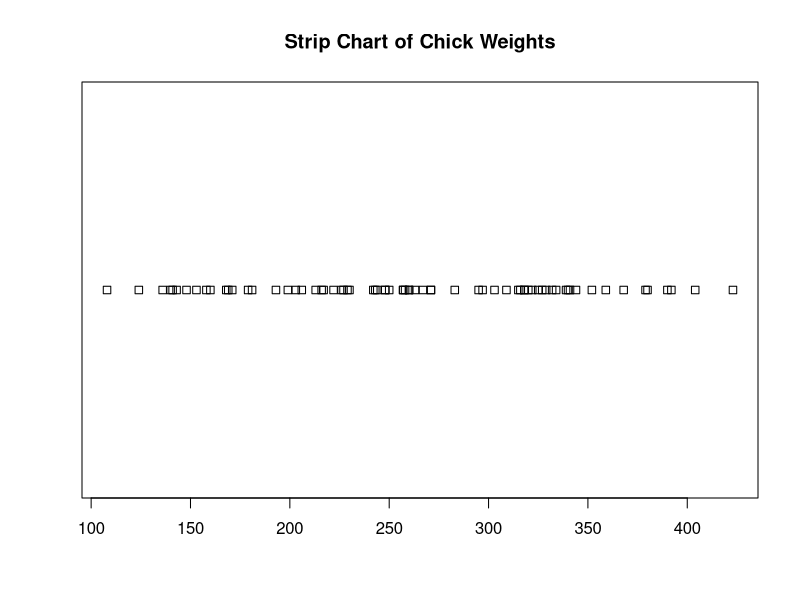
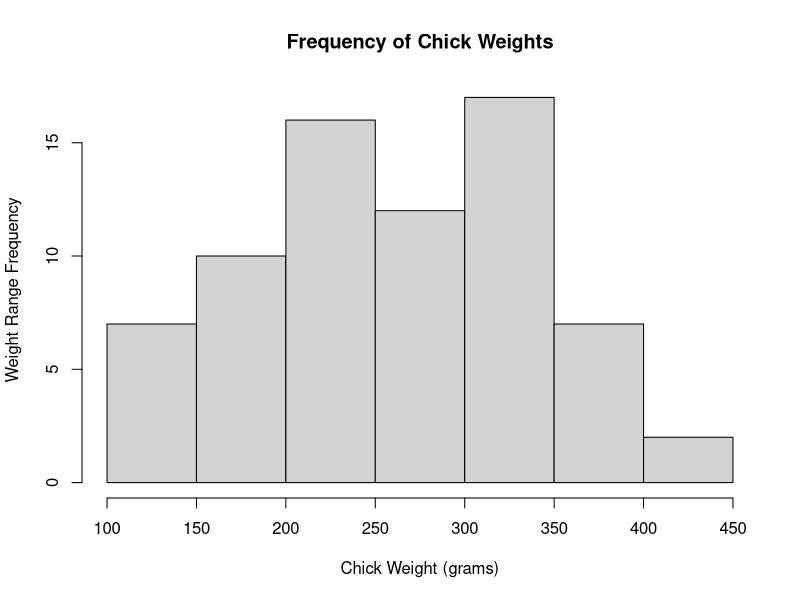
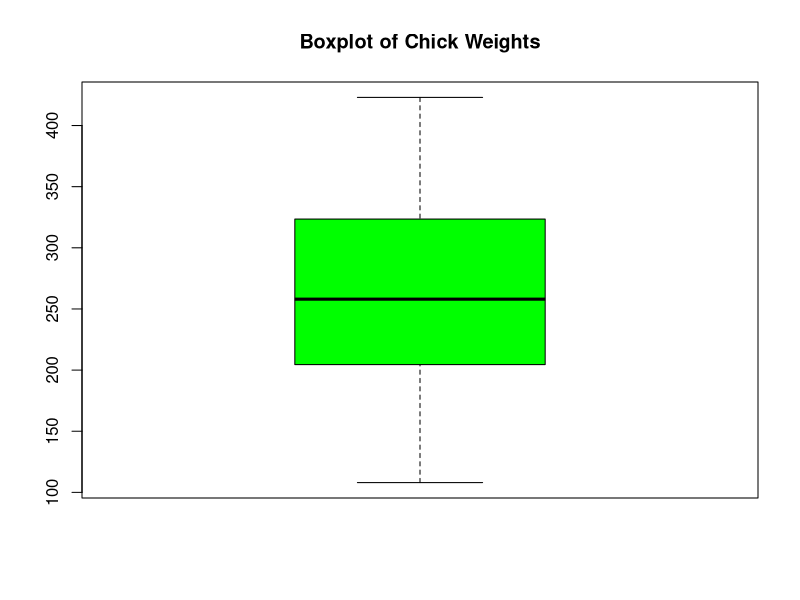

Generate these figures, in order, with R:
#' @title 7_BasicPlots.R
#' @description Demonstrates strip, histogram, boxplot, scatterplot
#' @author NMCG
#' @bugs None
#' @keywords strip, histogram, boxplot, scatterplot

# query/list available data
# data()

# examine data
chickwts

# access individual columns by name
chickwts$feed

# shown variable names
names(chickwts)

# show structure of the data
str(chickwts)

# show first or last N rows of data
head(chickwts, n = 10)
tail(chickwts, n = 12)

# show basic statistical summary (median, Q1,2,3 etc)
summary(chickwts)

# stripchart with title
stripchart(chickwts$weight, main = "Strip Chart of Chick Weights")

# histogram with title and xy labels
hist(chickwts$weight, main = "Frequency of Chick Weights",
     xlab = "Chick Weight (grams)",
     ylab = "Weight Range Frequency")

# boxplot with title and color
boxplot(chickwts$weight, main = "Boxplot of Chick Weights",
        col = "green")









